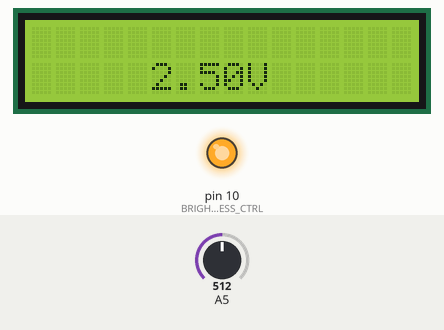
This sketch was run on a simulated Arduino Uno, built with avr-gcc and run on an emulated ATmega328P. Parts: 16×2 character LCD, output pins drawn as LEDs (lit = HIGH). The inputs (shaded band) are chosen by the test bench; at power-on: A5 = 512.

Above: at 1.2 s.
1.3 s: A5 set to 716
At 2.5 s:
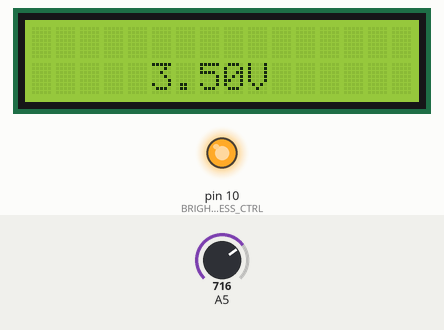
2.8 s: A5 set to 900
At 3.1 s:
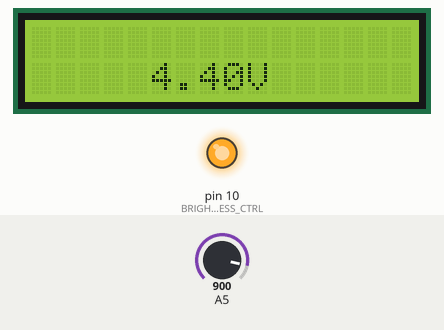
4.3 s: A5 set to 1023
At 4.8 s:
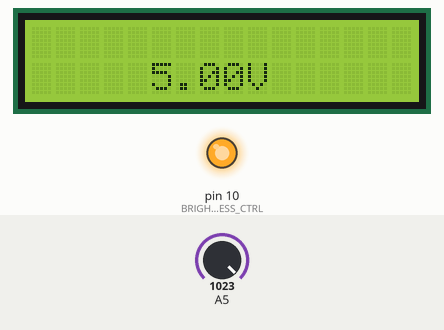
Timing chart, 0 to 7.3 s (numbered marks = the images above; inputs shaded):
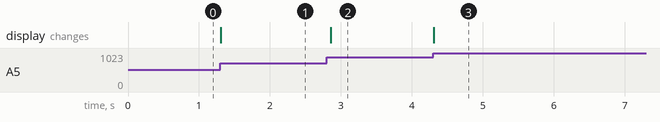

Measured:
- after the input at 1.3 s, the display: changes at once (image 1)
- after the input at 2.8 s, the display: changes after 0.06 s (image 2)
- after the input at 4.3 s, the display: changes at once (image 3)

The sketch:

text_display_16x2.ino
```cpp
#include <LiquidCrystal.h>

const int BRIGHTNESS_CTRL = 10;

LiquidCrystal display(2,3,4,5,6,7);

void setBrightness(int value) {
  analogWrite(BRIGHTNESS_CTRL, value);
}

void setup() {
  pinMode(BRIGHTNESS_CTRL, OUTPUT);
  setBrightness(255);
  display.begin(16, 2);
}

float readVoltage(int inputId) {
  return analogRead(inputId) * 5.0 / 1023.0;
}

void loop() {
  float voltage = readVoltage(A5);

  display.clear();
  display.setCursor(5, 1);
  display.print(voltage);
  display.print('V');

  // display.scrollDisplayLeft()
  // display.scrollDisplayRight()

  delay(100);
}
```
